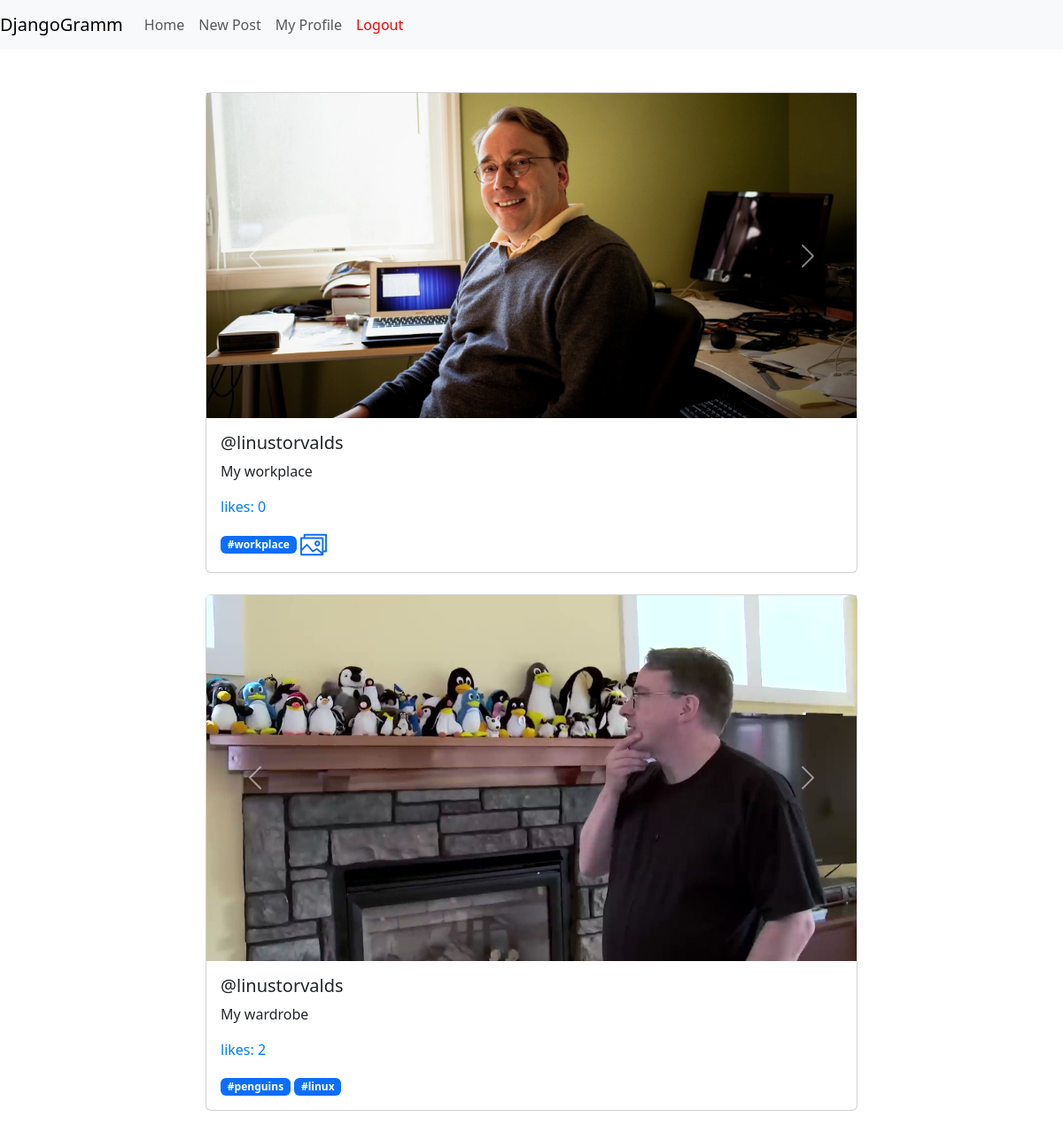
Screenshot of /feed/ (signed in) with the database file from the repository.
### post/models/image.py (models this page shows, shortened)
class Image(models.Model):
    image_id = models.AutoField(primary_key=True)
    image = models.ImageField(upload_to='images/')
    post = models.ForeignKey(
        'post.Post', on_delete=models.CASCADE, blank=True, null=True,
        related_name='images'
    )

### post/models/post.py (models this page shows, shortened)
class Post(models.Model):
    id = models.AutoField(primary_key=True)
    time_creation = models.DateTimeField(default=timezone.now)
    description = models.TextField(null=True)
    user = models.ForeignKey(
        'user_profile.User', related_name='posts', on_delete=models.CASCADE
    )
    likes = GenericRelation('post.Like', related_query_name='likes')
    tags = models.ManyToManyField('post.Tag', related_name='posts')
    @classmethod
    def _qs(cls) -> Prefetch:
        return Prefetch('post', queryset=cls.objects.all())
    def get_images_for_post(self) -> BaseManager[Image]:
        return (
            Image.objects.prefetch_related(self._qs())
            .filter(post=self)
            .all()
        )

### user_profile/models/user.py (models this page shows, shortened)
class User(AbstractUser):
    id = models.AutoField(primary_key=True)
    email = models.EmailField(max_length=255, unique=True)
    username = models.CharField(max_length=100, unique=True)
    first_name = models.CharField(max_length=50)
    last_name = models.CharField(max_length=50)
    bio = models.TextField()
    avatar = models.ImageField(
        upload_to='avatars/', null=True
    )
    password = models.CharField(max_length=20, db_column='password')
    USERNAME_FIELD = 'username'
    REQUIRED_FIELDS = ['email']

### post/models/tag.py (models this page shows, shortened)
class Tag(models.Model):
    id = models.AutoField(primary_key=True)
    tag = models.CharField(
        max_length=20, unique=True, null=False, blank=False
    )

### post/sites/views.py (the view)
# urls.py: path('feed/', FeedView.as_view(), name='feed'),
class FeedView(ListView):
    model = Post
    template_name = 'feed.html'
    def get_queryset(self):
        current_user = self.request.user
        following_users = Follower.objects.filter(
            follower=current_user
        ).values_list('following', flat=True)
        queryset = Post.objects.filter(user__in=following_users)
        queryset = queryset.prefetch_related(
            'likes').annotate(likes_count=Count('likes'))
        return queryset.order_by('-time_creation')

### post/sites/templates/feed.html (shortened to what this page needs)
{% extends "main.html" %}
{% load static %}
{% block nav %}
<div class="collapse navbar-collapse" id="navbarSupportedContent">
    <ul class="navbar-nav mr-auto mt-2 mt-lg-0">
        {% if request.user.is_authenticated %}
        <li class="nav-item">
            <a class="nav-link" href="{% url 'home' %}">Home</a>
        </li>
        <li class="nav-item">
            <a class="nav-link" href="{% url 'add_post' %}">New Post</a>
        </li>
        <li class="nav-item">
            <a class="nav-link" href="{% url 'self_profile' %}">My Profile</a>
        </li>
        <li class="nav-item active">
            <a class="nav-link" href="{% url 'logout' %}" style="color: red">Logout</a>
        </li>
        {% else %}
        <li class="nav-item active">
            <a class="nav-link" href="{% url 'login' %}" style="color: green">Login</a>
        </li>
        {% endif %}
    </ul>
</div>
{% endblock %}
{% block content %}
<div class="container mt-5">
    <div class="row">
        {% for post in object_list %}
        <div class="col-md-8 mx-auto mb-4">
            <a href="{% url 'post_detail' post.pk %}" class="text-decoration-none">
                <div class="card">
                    <div id="carouselExampleControls" class="carousel slide" data-ride="carousel">
                        <div class="carousel-inner">
                            {% for image in post.get_images_for_post %}
                            <div class="carousel-item {% if forloop.first %}active{% endif %}">
                                <img src="{{ image.image.url }}" class="d-block w-100" alt="Image">
                            </div>
                            {% endfor %}
                        </div>
                        <a class="carousel-control-prev" href="#carouselExampleControls" role="button" data-bs-slide="prev">
                            <span class="carousel-control-prev-icon" aria-hidden="true"></span>
                        </a>
                        <a class="carousel-control-next" href="#carouselExampleControls" role="button" data-bs-slide="next">
                            <span class="carousel-control-next-icon" aria-hidden="true"></span>
                        </a>
                    </div>
                    <div class="card-body">
                        <h5 class="card-title">@{{ post.user.username }}</h5>
                        <p class="card-text">{{ post.description }}</p>
                        <p style="color: #007bff;">likes: {{ post.likes_count }}</p>
                        <div class="card-text">
                            {% for tag in post.tags.all %}
                            <span class="badge bg-primary">#{{ tag.tag }}</span>
                            {% endfor %}
                            {% if post.get_images_for_post.count > 1 %}
                            <img src="{% static '/icons/multiple-image.svg' %}" alt="SVG Image" height="30">
                            {% endif %}
                        </div>
                    </div>
                </div>
            </a>
        </div>
        {% endfor %}
    </div>
</div>
{% endblock %}

### rows the page displays
Post: user.username "linustorvalds", description "My workplace", likes_count "0"
Image: image (picture)
Tag: tag "workplace"
Post: user.username "linustorvalds", description "My wardrobe", likes_count "2"
Image: image (picture)
Tag: tag "penguins"
Tag: tag "linux"
